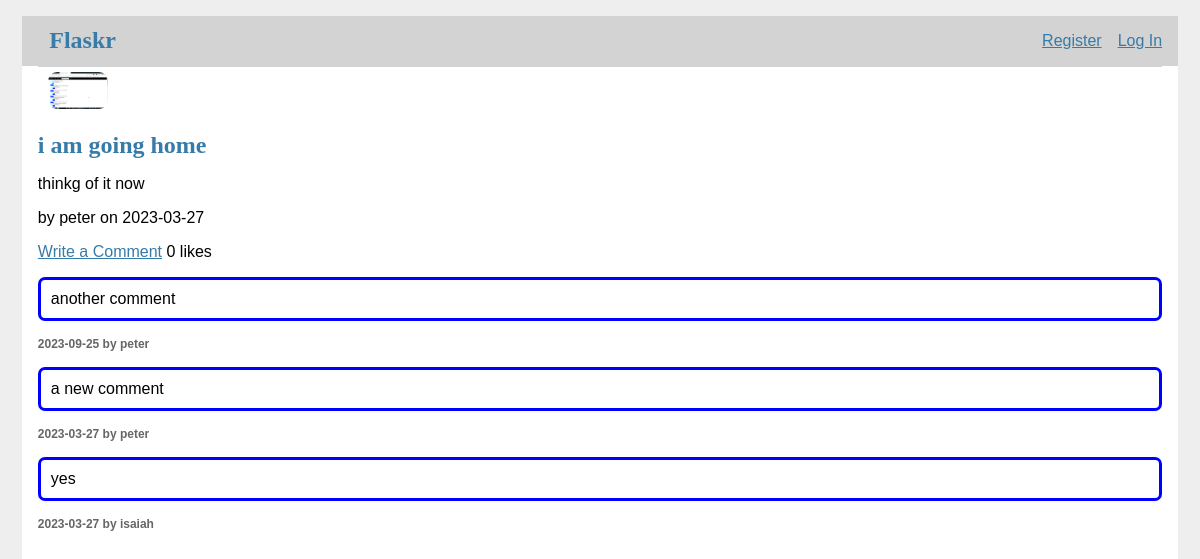
The page /5/detail on the database its author committed.
### tables this page shows
CREATE TABLE post (
  id INTEGER PRIMARY KEY AUTOINCREMENT,
  author_id INTEGER NOT NULL,
  created TIMESTAMP NOT NULL DEFAULT CURRENT_TIMESTAMP,
  title TEXT NOT NULL,
  body TEXT NOT NULL,
  image varchar(100) not null,
  like INTEGER NULL DEFAULT (0),
  FOREIGN KEY (like) REFERENCES user (id) on delete cascade
  FOREIGN KEY (author_id) REFERENCES user (id)
);

CREATE TABLE user (
  id INTEGER PRIMARY KEY AUTOINCREMENT,
  username TEXT UNIQUE NOT NULL,
  password TEXT NOT NULL
);

CREATE TABLE comment (
id integer PRIMARY KEY AUTOINCREMENT,
created TIMESTAMP NOT NULL DEFAULT CURRENT_TIMESTAMP,
author_id integer NOT NULL,
active boolean NOT NULL DEFAULT TRUE,
body text NOT NULL,
FOREIGN KEY (author_id) references post(id) on delete cascade
FOREIGN KEY (author_id) references user(id)
);

### flaskr/blog.py (the view)
@bp.route("/<int:id>/detail")
def detail(id):
    db = get_db()
    comments = db.execute(
        'select p.id, body, created, author_id, username'
        ' from comment p join user u on p.author_id = u.id'
        ' order by created desc'
    ).fetchall()
    post = get_post(id, check_author=False)
    if post is None:
        abort(404, f"Post id {id} doesn't exist.")
    return render_template('blog/detail.html', post=post, comments=comments)

### flaskr/auth.py (called while the page is built)
@bp.before_app_request
def load_logged_in_user():
    user_id = session.get("user_id")
    if user_id is None:
        g.user = None
    else:
        g.user = (
            get_db().execute("SELECT * FROM user WHERE id = ?", (user_id,)).fetchone()
        )

### flaskr/blog.py (called while the page is built)
def get_post(id, check_author=True):
    post = (
        get_db()
        .execute(
            "SELECT p.id,p.like, title, body,image, created, author_id, username"
            " FROM post p JOIN user u ON p.author_id = u.id"
            " WHERE p.id = ?",
            (id,),
        )
        .fetchone()
    )
    if post is None:
        abort(404, f"Post id {id} doesn't exist.")
    if check_author and post["author_id"] != g.user["id"]:
        abort(403)
    return post

### flaskr/db.py (called while the page is built)
def get_db():
    if "db" not in g:
        g.db = sqlite3.connect(
            current_app.config["DATABASE"], detect_types=sqlite3.PARSE_DECLTYPES
        )
        g.db.row_factory = sqlite3.Row
    return g.db

### flaskr/templates/blog/detail.html
{% extends 'base.html' %}
{% block content %}
    <img src="{{ url_for('blog.uploaded_file', filename=post['image']) }}">
    <h1>{{ post['title'] }}</h1>
    <p class="body">{{ post['body'] }}</p>
    <span>by {{post['username']}} on {{post['created'].strftime('%Y-%m-%d')}}</span>
    <p><a class="action" href="{{ url_for('blog.comment', id=post['id']) }}">Write a Comment</a> {{post['like']}} likes</p>
    {% for comment in comments %}
        <p id="comment">{{ comment['body'] }}</p>
        <p id="comment_info">{{ comment['created'].strftime('%Y-%m-%d') }} by {{ comment['username'] }}</p>
        {% endfor %}
{% endblock %}

### flaskr/static/style.css (style rules this page uses)
img { margin: 5px 10px 3px 10px; width: 60px; border-radius: 9px; }
p#comment { border-style: solid ; border-color: blue; border-radius: 7px; padding: 10px; }
p#comment_info { font-weight:bold; font-size: 12px; color: #666; }
h1, h2, h3, h4, h5, h6 { font-family: serif; color: #377ba8; margin: 1rem 0; }
a { color: #377ba8; }
p { text-align: justify; }

### rows shown on the page
post: image (picture), title "i am going home", body "thinkg of it now", created "2023-03-27", like "0"
user: username "peter"
comment: body "another comment", created "2023-09-25", username "peter"
comment: body "a new comment", created "2023-03-27", username "peter"
comment: body "yes", created "2023-03-27", username "isaiah"
